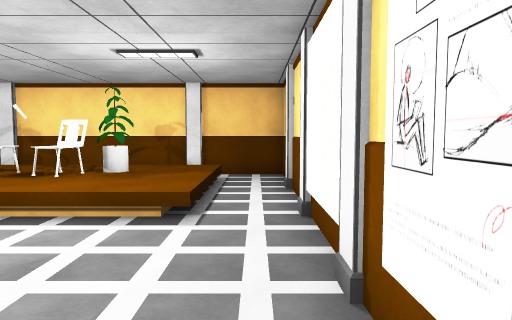
view 1 (above)

16 first-person views from a walk through a scene from a Unity 3-D project. The camera is 1.3 m above the floor, tilts 4° down and sees 70° across. The floor is counted in squares, 1 m on a side. Each view is taken from the middle of a square. On the plan, view 1 faces up. The plan holds only what a view shows up to about 15 squares ahead; the rest is blank. The player is left out. Some animated figures are not drawn. Door leaves are left out, so doorways stand open. Some surface patterns are stand-ins.

view 2
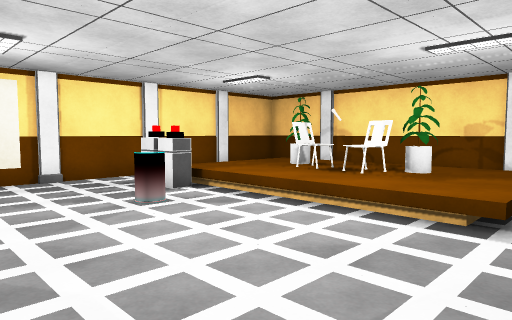

view 3
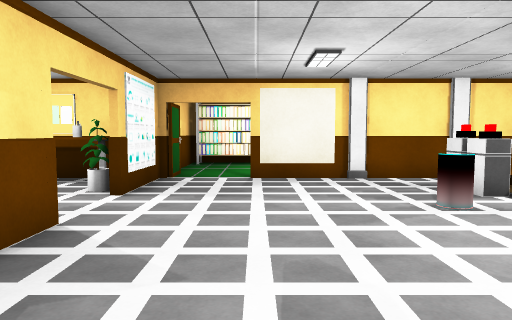

view 4
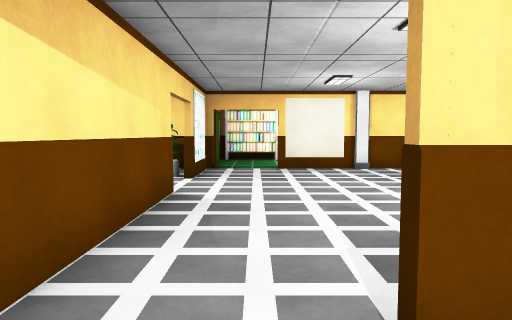

view 5
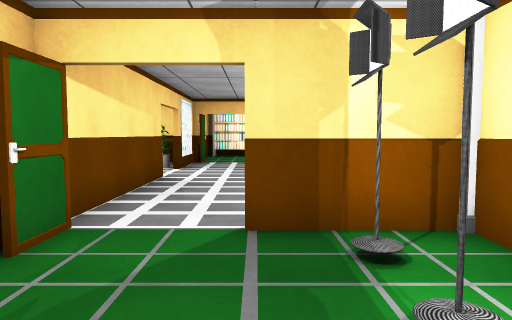

view 6
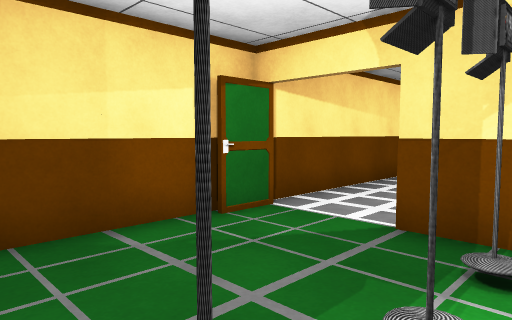

view 7
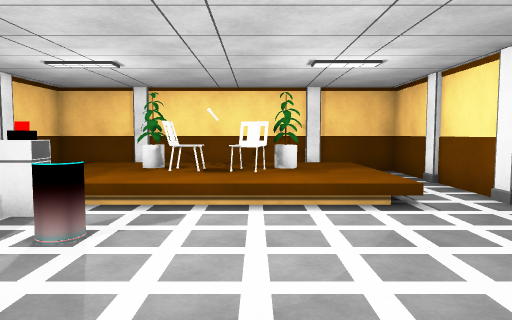

view 8
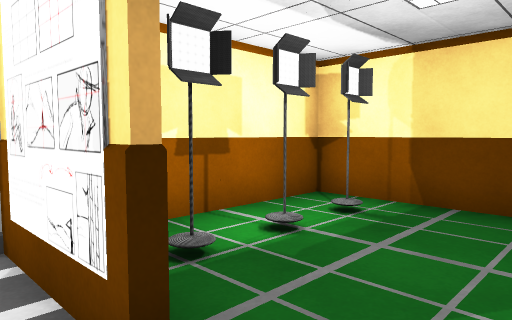

view 9
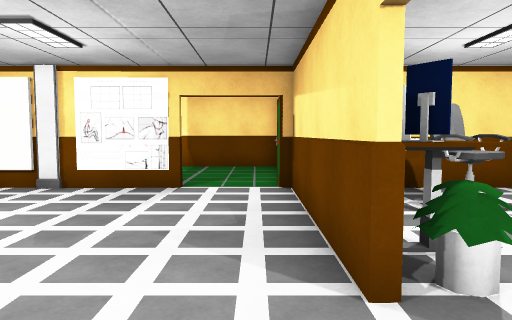

view 10
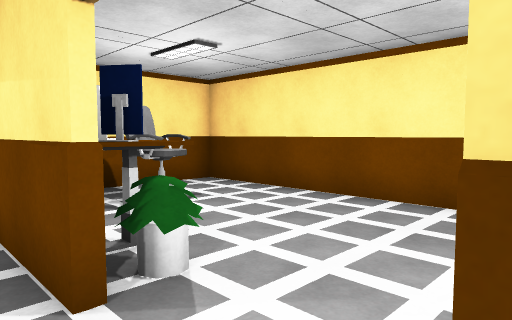

view 11
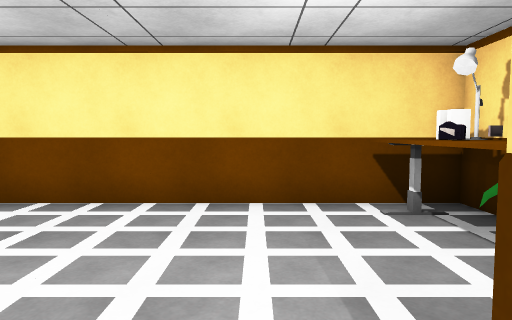

view 12
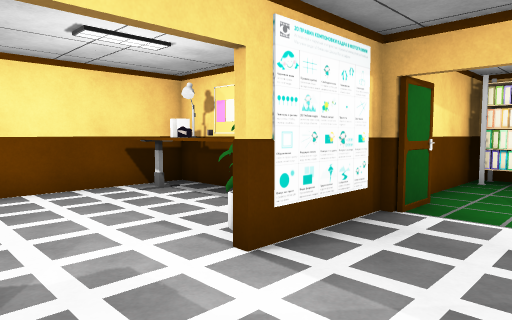

view 13
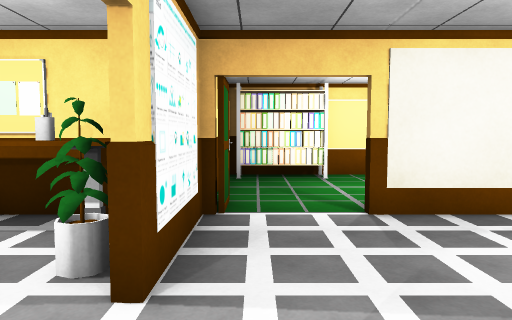

view 14
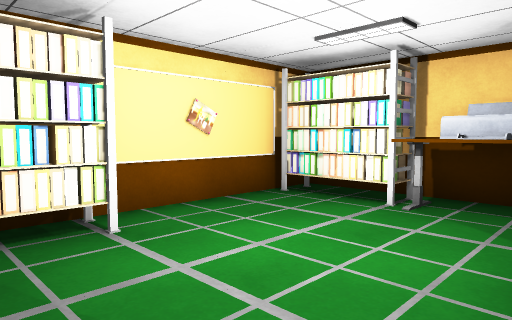

view 15
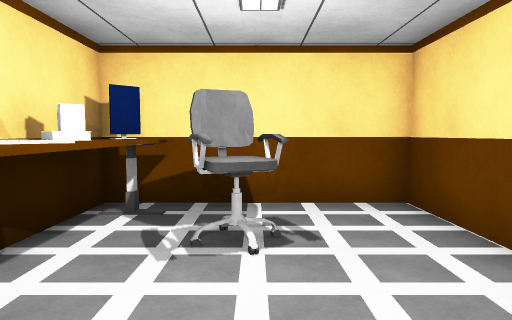

view 16
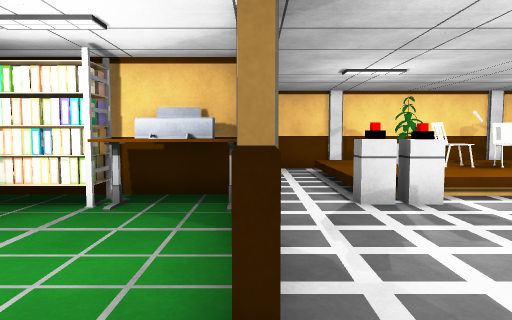

### Floor plan
Key: @ floor where view 1 was taken; # wall or solid block; . main floor; : floor 0.5 m higher than the main floor; / step, stairs or slope; D open door; P pillar; C chair; L lamp; M monitor; A laptop; B books; R rack; I printer; O other object.
Columns run from 17 left of view 1 to 7 right of it. Each row starts with its distance up from view 1.
 12       ###P#####P###
 11       #..       ..#
 10       #./:::::::/.#
  9       P./:O:::O:/.P
  8       #./:OCCCO:/.#
  7      ##./::::C::/.#
  6 ######P./:::::::/.P
  5 #RRRII#.OO........#
  4 #..ROO#....O......#
  3 #.....P...........P######
  2 O.....#...........#.....#
  1 #.....#...........#L.LL.#
  0 #R....#..........@#.....#
 -1 #R....D...........D.....#
 -2 #R......................#
 -3 ##########..#############
 -4       #OOO..OMAABM#
 -5       #OO......CC.#
 -6       #OO......CC.#
 -7       #OO.........#
 -8       #BO.........#
 -9       #############

Where each view was taken, in squares from view 1:
view 1: 0 up, 0 right, facing up
view 2: 0 up, 0 right, facing up-left
view 3: 0 up, 0 right, facing left
view 4: 1 down, 3 right, facing left
view 5: 0 up, 6 right, facing left
view 6: 2 up, 6 right, facing down-left
view 7: 1 down, 4 left, facing up
view 8: 2 down, 0 right, facing up-right
view 9: 2 down, 8 left, facing right
view 10: 2 down, 8 left, facing down-right
view 11: 2 down, 7 left, facing down
view 12: 0 up, 5 left, facing down-left
view 13: 2 down, 5 left, facing left
view 14: 2 down, 11 left, facing up-left
view 15: 6 down, 6 left, facing right
view 16: 2 down, 11 left, facing up
